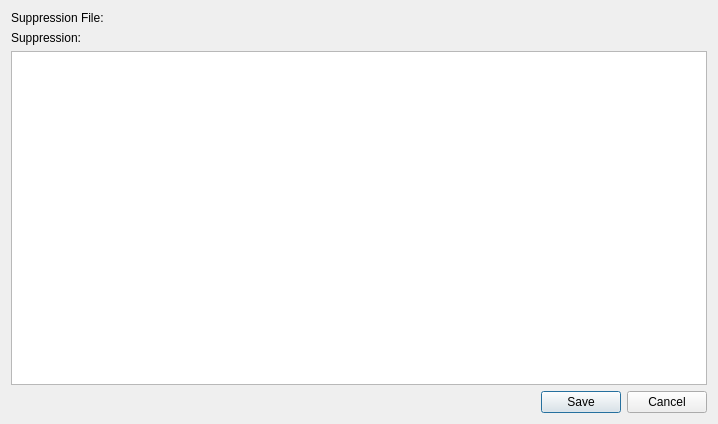
<?xml version="1.0" encoding="UTF-8"?>
<ui version="4.0">
 <class>Valgrind::Internal::SuppressionDialog</class>
 <widget class="QDialog" name="Valgrind::Internal::SuppressionDialog">
  <property name="geometry">
   <rect>
    <x>0</x>
    <y>0</y>
    <width>718</width>
    <height>424</height>
   </rect>
  </property>
  <property name="windowTitle">
   <string>Dialog</string>
  </property>
  <layout class="QFormLayout" name="formLayout">
   <item row="0" column="0">
    <widget class="QLabel" name="fileLabel">
     <property name="text">
      <string>Suppression File:</string>
     </property>
    </widget>
   </item>
   <item row="0" column="1">
    <widget class="Utils::PathChooser" name="fileChooser" native="true"/>
   </item>
   <item row="1" column="0">
    <widget class="QLabel" name="suppressionsLabel">
     <property name="text">
      <string>Suppression:</string>
     </property>
     <property name="buddy">
      <cstring>suppressionEdit</cstring>
     </property>
    </widget>
   </item>
   <item row="2" column="0" colspan="2">
    <widget class="QPlainTextEdit" name="suppressionEdit">
     <property name="sizePolicy">
      <sizepolicy hsizetype="Expanding" vsizetype="Expanding">
       <horstretch>0</horstretch>
       <verstretch>1</verstretch>
      </sizepolicy>
     </property>
     <property name="font">
      <font>
       <family>Monospace</family>
      </font>
     </property>
    </widget>
   </item>
   <item row="3" column="0" colspan="2">
    <widget class="QDialogButtonBox" name="buttonBox">
     <property name="orientation">
      <enum>Qt::Horizontal</enum>
     </property>
     <property name="standardButtons">
      <set>QDialogButtonBox::Cancel|QDialogButtonBox::Save</set>
     </property>
    </widget>
   </item>
  </layout>
 </widget>
 <customwidgets>
  <customwidget>
   <class>Utils::PathChooser</class>
   <extends>QWidget</extends>
   <header location="global">utils/pathchooser.h</header>
   <container>1</container>
  </customwidget>
 </customwidgets>
 <resources/>
 <connections>
  <connection>
   <sender>buttonBox</sender>
   <signal>rejected()</signal>
   <receiver>Memcheck::Internal::SuppressionDialog</receiver>
   <slot>reject()</slot>
   <hints>
    <hint type="sourcelabel">
     <x>322</x>
     <y>391</y>
    </hint>
    <hint type="destinationlabel">
     <x>286</x>
     <y>274</y>
    </hint>
   </hints>
  </connection>
  <connection>
   <sender>buttonBox</sender>
   <signal>accepted()</signal>
   <receiver>Memcheck::Internal::SuppressionDialog</receiver>
   <slot>accept()</slot>
   <hints>
    <hint type="sourcelabel">
     <x>254</x>
     <y>391</y>
    </hint>
    <hint type="destinationlabel">
     <x>157</x>
     <y>274</y>
    </hint>
   </hints>
  </connection>
 </connections>
</ui>
